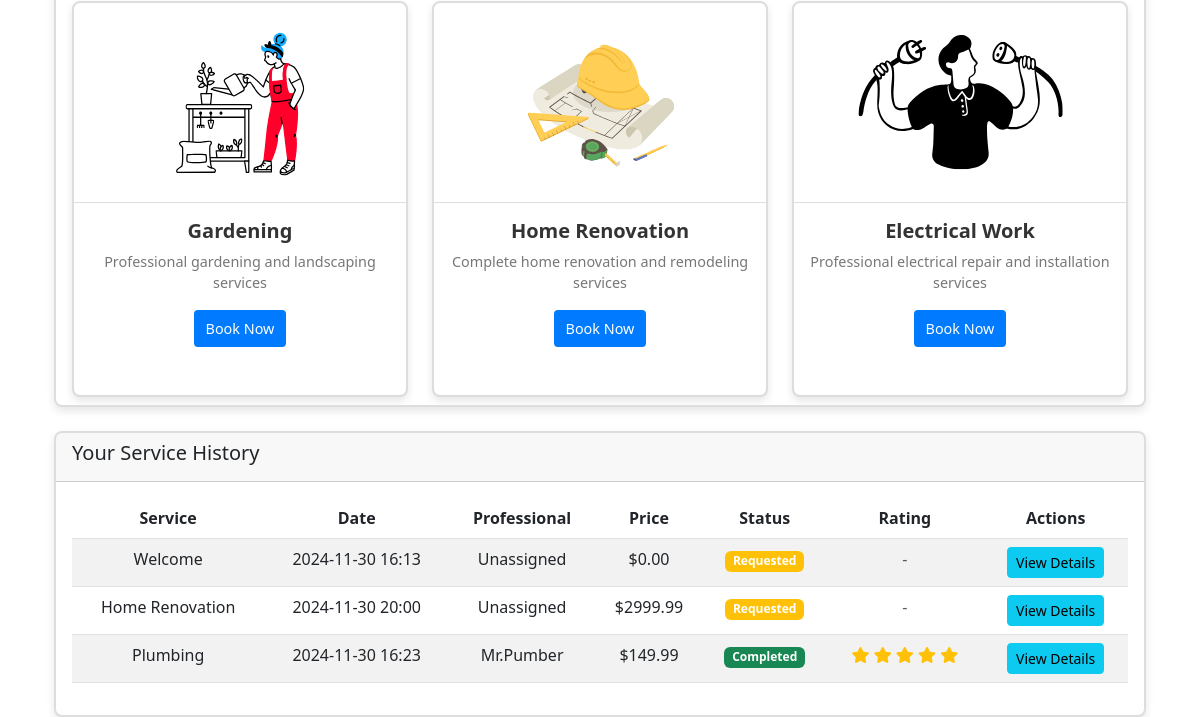
/dashboard (signed in, lower part), run on an earlier commit of the app's database.
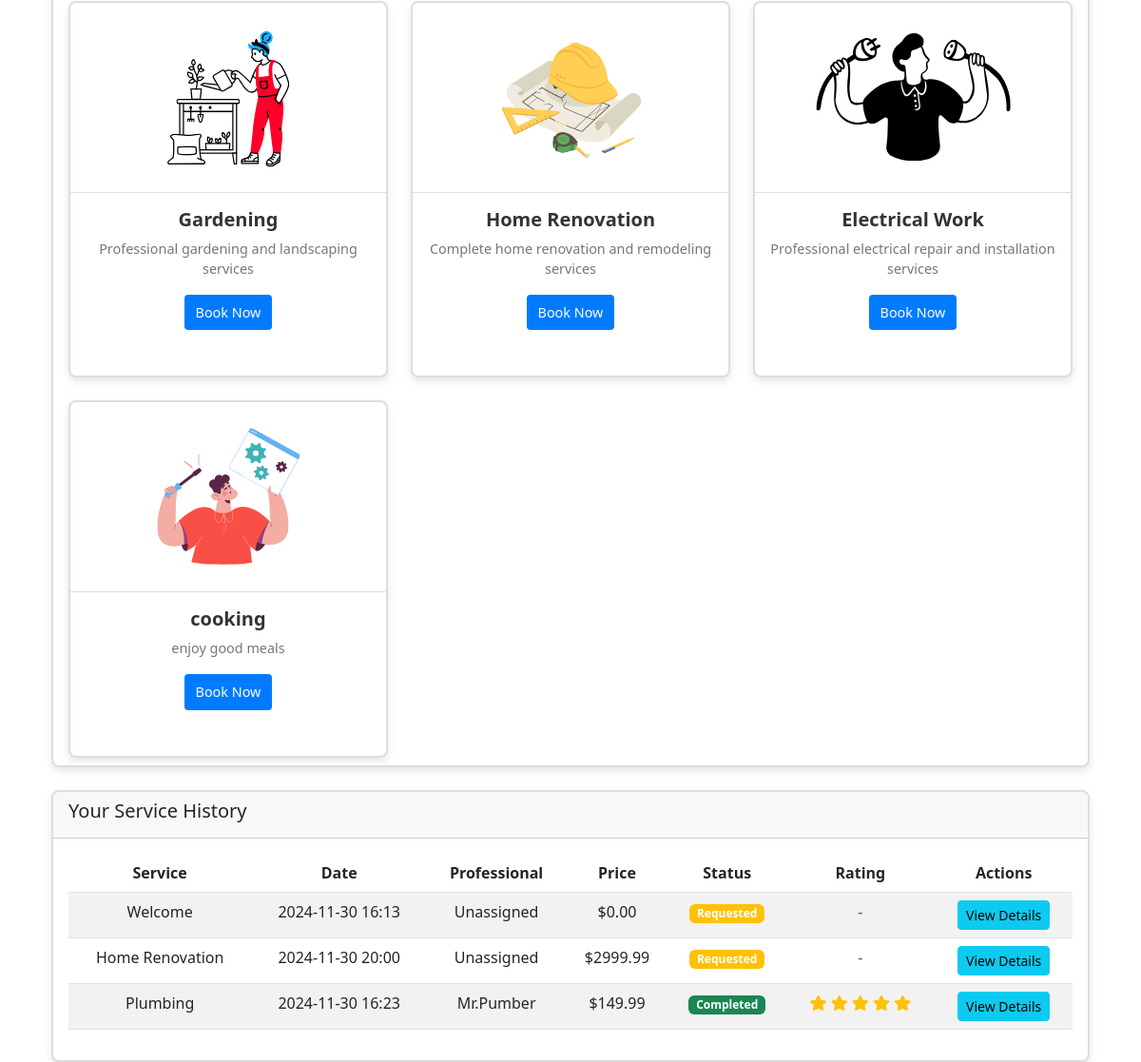
And on a later commit of the database.
### model.py (models this page shows, shortened)
class Service(db.Model):
    id = db.Column(db.Integer, primary_key=True)
    name = db.Column(db.String(100), nullable=False)
    description = db.Column(db.Text)
    created_at = db.Column(db.DateTime, default=datetime.utcnow)
    is_active = db.Column(db.Boolean, default=True)

class SubService(db.Model):
    id = db.Column(db.Integer, primary_key=True)
    parent_service_id = db.Column(db.Integer, db.ForeignKey('service.id'), nullable=False)
    name = db.Column(db.String(100), nullable=False)
    description = db.Column(db.Text)
    price = db.Column(db.Float, nullable=False)
    time_required = db.Column(db.Integer, nullable=False)  # in minutes
    is_active = db.Column(db.Boolean, default=True)
    parent_service = db.relationship('Service', backref='sub_services')

class ServiceRequest(db.Model):
    id = db.Column(db.Integer, primary_key=True)
    service_id = db.Column(db.Integer, db.ForeignKey('service.id'), nullable=False)
    customer_id = db.Column(db.Integer, db.ForeignKey('customer.id'), nullable=False)
    professional_id = db.Column(db.Integer, db.ForeignKey('service_professional.id'))
    date_of_request = db.Column(db.DateTime, default=datetime.utcnow, nullable=False)
    date_of_completion = db.Column(db.DateTime)
    status = db.Column(db.String(20), default='requested')  # requested, accepted, in_progress, completed, cancelled
    remarks = db.Column(db.Text)
    rating = db.Column(db.Integer)  # 1-5 rating
    review = db.Column(db.Text)
    service = db.relationship('Service', backref='requests')
    preferred_date = db.Column(db.Date, nullable=False)
    preferred_time = db.Column(db.Time, nullable=False)
    address = db.Column(db.String(200), nullable=False)
    pincode = db.Column(db.String(10), nullable=False)
    description = db.Column(db.Text)
    sub_service_id = db.Column(db.Integer, db.ForeignKey('sub_service.id'))
    sub_service = db.relationship('SubService', backref='requests')

class User(UserMixin, db.Model):
    id = db.Column(db.Integer, primary_key=True)
    username = db.Column(db.String(80), unique=True, nullable=False)
    email = db.Column(db.String(120), unique=True, nullable=False)
    password_hash = db.Column(db.String(128), nullable=False)
    type = db.Column(db.String(50), nullable=False)
    created_at = db.Column(db.DateTime, default=datetime.utcnow)
    updated_at = db.Column(db.DateTime, default=datetime.utcnow, onupdate=datetime.utcnow)
    __mapper_args__ = {
        'polymorphic_identity': 'user',
        'polymorphic_on': type
    }

class ServiceProfessional(User):
    __tablename__ = 'service_professional'
    __mapper_args__ = {'polymorphic_identity': 'service_professional'}
    id = db.Column(db.Integer, db.ForeignKey('user.id'), primary_key=True)
    name = db.Column(db.String(100), nullable=False)  # Made nullable=False
    phone = db.Column(db.String(20))
    description = db.Column(db.Text)
    service_type = db.Column(db.String(100), nullable=False)  # Made nullable=False
    experience = db.Column(db.Integer, nullable=False)  # Made nullable=False
    address = db.Column(db.String(200), nullable=False)  # Added address field
    pincode = db.Column(db.String(10), nullable=False)  # Added pincode field
    documents_path = db.Column(db.String(255))  # Added documents path
    is_blocked = db.Column(db.Boolean, default=False)
    is_approved = db.Column(db.Boolean, default=False)
    is_active = db.Column(db.Boolean, default=True)
    rating = db.Column(db.Float, default=0.0)
    total_reviews = db.Column(db.Integer, default=0)
    requests = db.relationship('ServiceRequest', backref='professional', lazy='dynamic')

### routes.py (the view, shortened to what this page needs)
@app.route('/dashboard')
@login_required
def dashboard():
    if current_user.type == 'admin':
        total_services = Service.query.count()
        active_professionals = ServiceProfessional.query.filter_by(is_approved=True).count()
        total_customers = Customer.query.count()
        return render_template('admin/dashboard.html',
                               total_services=total_services,
                               active_professionals=active_professionals,
                               total_customers=total_customers)
    elif current_user.type == 'customer':
        active_requests = ServiceRequest.query.filter(
            ServiceRequest.customer_id == current_user.id,
            ServiceRequest.status.in_(['requested', 'accepted'])
        ).order_by(ServiceRequest.preferred_date.desc()).all()
        completed_requests = ServiceRequest.query.filter(
            ServiceRequest.customer_id == current_user.id,
            ServiceRequest.status == 'completed'
        ).order_by(ServiceRequest.date_of_completion.desc()).all()
        service_history = []
        for request in (active_requests + completed_requests):
            history_item = {
                'id': request.id,
                'service_name': request.service.name if request.service else 'Unknown Service',
                'date': request.preferred_date.strftime('%Y-%m-%d') if request.preferred_date else 'N/A',
                'time': request.preferred_time.strftime('%H:%M') if request.preferred_time else 'N/A',
                'professional': request.professional.name if request.professional else 'Unassigned',
                'price': request.sub_service.price if request.sub_service else 0,
                'status': request.status.title() if request.status else 'Unknown',
                'rating': request.rating if hasattr(request, 'rating') else None
            }
            service_history.append(history_item)
        available_services = Service.query.filter_by(is_active=True).all()
        return render_template('customer/dashboard.html',
                             service_history=service_history,
                             available_services=available_services)

### app.py (called while the page is built)
@login_manager.user_loader
def load_user(user_id):
    return User.query.get(int(user_id))

### templates/customer/dashboard.html (shortened to what this page needs)
{% extends "main.html" %}
{% block admin_content %}
<div class="container mt-4">
    <div class="row">
        <div class="col-md-12">
            <div class="card">
                <div class="card-body">
                    <div class="service-cards-container" id="service-cards-section">
                        <div class="row">
                            {% for service in available_services %}
                            <div class="col-md-4 mb-4">
                                <div class="card h-100">
                                    <img src="{{ url_for('static', filename='images/' + service.name.lower().replace(' ', '_') + '.svg') }}"
                                    onerror="this.onerror=null; this.src='{{ url_for('static', filename='images/default.svg') }}'"
                                    class="card-img-top"
                                    alt="{{ service.name }}"
                                    style="padding: 20px; height: 200px; object-fit: contain;">
                                    <div class="card-body">
                                        <h5 class="card-title">{{ service.name }}</h5>
                                        <p class="card-text">{{ service.description }}</p>
                                        <a href="{{ url_for('service_products', service_type=service.name.lower().replace(' ', '_')) }}"
                                           class="btn btn-primary">Book Now</a>
                                    </div>
                                </div>
                            </div>
                            {% endfor %}
                        </div>
                    </div>
                </div>
            </div>
        </div>
    </div>
    <div class="card mt-4">
        <div class="card-header">
            <h5 class="card-title">Your Service History</h5>
        </div>
        <div class="card-body">
            {% if service_history %}
            <table class="table table-striped">
                <thead>
                    <tr>
                        <th>Service</th>
                        <th>Date</th>
                        <th>Professional</th>
                        <th>Price</th>
                        <th>Status</th>
                        <th>Rating</th>
                        <th>Actions</th>
                    </tr>
                </thead>
                <tbody>
                    {% for history in service_history %}
                    <tr>
                        <td>{{ history.service_name }}</td>
                        <td>{{ history.date }} {{ history.time }}</td>
                        <td>{{ history.professional }}</td>
                        <td>${{ "%.2f"|format(history.price) }}</td>
                        <td>
                            <span class="badge bg-{{ {
                                'Requested': 'warning',
                                'Accepted': 'primary',
                                'Completed': 'success',
                                'Cancelled': 'danger'
                            }[history.status] }}">
                                {{ history.status }}
                            </span>
                        </td>
                        <td>
                            {% if history.status == 'Completed' %}
                                {% if history.rating %}
                                    <span class="text-warning">
                                        {% for i in range(history.rating) %}
                                            <i class="fas fa-star"></i>
                                        {% endfor %}
                                    </span>
                                {% else %}
                                    <a href="{{ url_for('rate_service', request_id=history.id) }}"
                                       class="btn btn-sm btn-outline-primary">Rate Service</a>
                                {% endif %}
                            {% else %}
                                <span class="text-muted">-</span>
                            {% endif %}
                        </td>
                        <td>
                            <a href="{{ url_for('view_service_details', request_id=history.id) }}"
                               class="btn btn-sm btn-info">View Details</a>
                        </td>
                    </tr>
                    {% endfor %}
                </tbody>
            </table>
            {% else %}
            <p class="text-center text-muted">No service history found.</p>
            {% endif %}
        </div>
    </div>
</div>
{% endblock %}

### templates/main.html (shortened to what this page needs)
<!DOCTYPE html>
<html lang="en">
<head>
    <link href="https://cdn.jsdelivr.net/npm/bootstrap@5.3.0/dist/css/bootstrap.min.css" rel="stylesheet">
    <link rel="stylesheet" href="https://cdnjs.cloudflare.com/ajax/libs/font-awesome/5.15.4/css/all.min.css">
    <link rel="stylesheet" href="{{ url_for('static', filename='css/style.css') }}">
</head>
<body>
    <div class="container mt-4">
        {% block content %}
        {% block admin_content %}{% endblock %}
        {% endblock %}
    </div>
</body>
</html>

### static/css/style.css (style rules this page uses)
.card { box-shadow: 0 0 10px rgba(0,0,0,0.1); margin-top: 2rem; }
.card-body { padding: 2rem; }
.card { border: 2px solid #ddd; border-radius: 8px; box-shadow: 0 4px 8px rgba(0, 0, 0, 0.1); transition: transform 0.2s, box-shadow 0.2s; overflow: hidden; }
.card img { height: 150px; object-fit: cover; border-bottom: 1px solid #ddd; }
.card-body { padding: 16px; text-align: center; }
.card-body h5 { font-size: 1.25rem; font-weight: bold; color: #333; margin-bottom: 8px; }
.card-body p { font-size: 0.9rem; color: #777; margin-bottom: 16px; }
.card-body .btn-primary { background-color: #007bff; border: none; padding: 8px 12px; font-size: 0.9rem; border-radius: 4px; transition: background-color 0.2s; }

What changed in the data, as far as the page shows it:
added Service: shows a picture, name "cooking", description "enjoy good meals"
